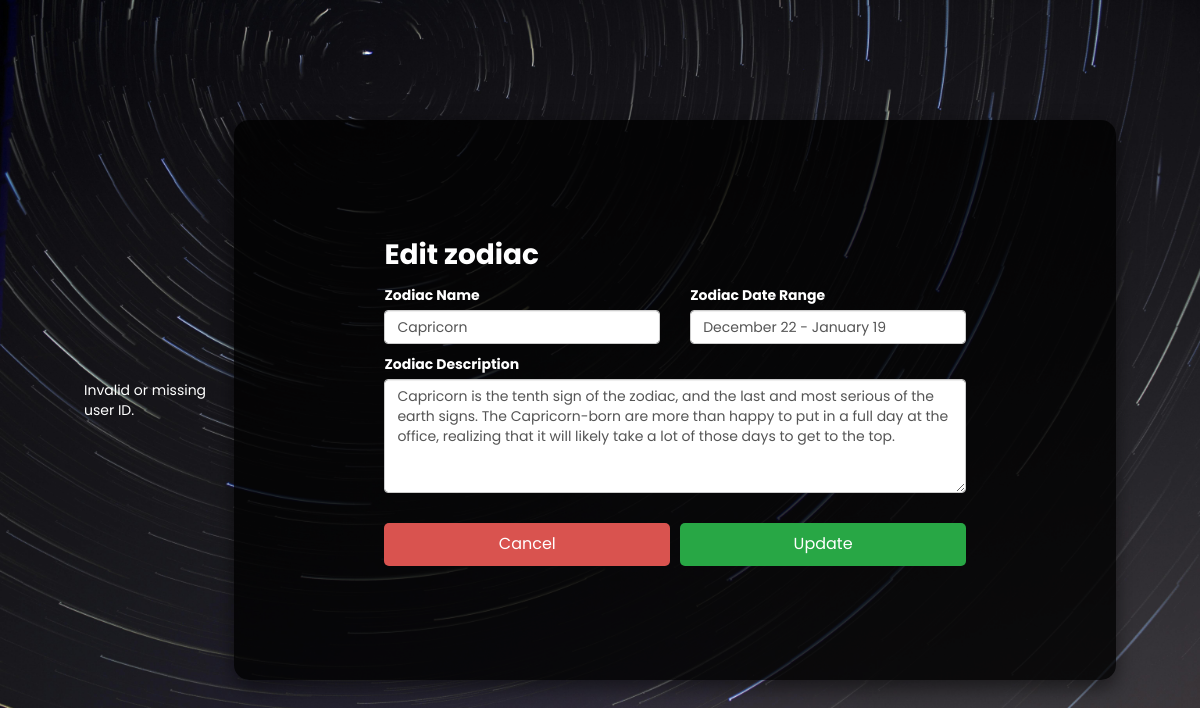
Page /admin/edit.php?id=11&table=zodiac on the committed database.
### tables this page shows
CREATE TABLE `zodiac_signs` (
  `id` int(2) NOT NULL AUTO_INCREMENT,
  `zodiac_name` varchar(255) NOT NULL,
  `zodiac_date_range` varchar(255) NOT NULL,
  `zodiac_desc` text,
  `created_at` timestamp(6) NOT NULL DEFAULT current_timestamp(6) ON UPDATE current_timestamp(6),
  PRIMARY KEY (`id`)
);

### admin/edit.php (the view, shortened to what this page needs)
<?php
include("../config/config.php");
$zodiac_name = $zodiac_date_range = $zodiac_desc = '';
$table = '';
if (isset($_GET['id']) && isset($_GET['table'])) {
    $id = htmlspecialchars($_GET['id']);
    $table = htmlspecialchars($_GET['table']);
} elseif (isset($_POST['id']) && isset($_POST['table'])) {
    $id = htmlspecialchars($_POST['id']);
    $table = htmlspecialchars($_POST['table']);
} else {
    echo 'Error passing information.';
    exit;
}
if ($table == 'zodiac') {
    $result = mysqli_query($conn, "SELECT * FROM zodiac_signs WHERE id=$id");
    while ($user_data = mysqli_fetch_array($result)) {
        $zodiac_name = $user_data['zodiac_name'];
        $zodiac_date_range = $user_data['zodiac_date_range'];
        $zodiac_desc = $user_data['zodiac_desc'];
    }
} else {
    echo 'Error passing information.';
    exit;
}
?>
<!DOCTYPE html>
<html lang="en">
<head>
    <link href="https://cdn.jsdelivr.net/npm/bootstrap@5.3.2/dist/css/bootstrap.min.css" rel="stylesheet">
    <link rel="stylesheet" href="https://maxcdn.bootstrapcdn.com/bootstrap/3.4.1/css/bootstrap.min.css">
    <link rel="stylesheet" href="../css/style.css">
</head>
<body class="registration-login-page">
    <div class="registration-container">
        <div class="edit-section">
            <h2 class="form-title">Edit <?php echo $table?></h2>
            <form method="post" action="<?php echo htmlspecialchars($_SERVER['PHP_SELF']); ?>" onsubmit="return confirmEditUser();">
                <?php
                    if ($table == 'zodiac') {
                        echo '<div class="row">
                            <div class="col-md-6 mb-3">
                                <label for="zodiac_name" class="form-label">Zodiac Name</label>
                                <input type="text" class="form-control" name="zodiac_name" id="zodiac_name" placeholder="Enter name of Zodiac Sign" value="'.htmlspecialchars($zodiac_name, ENT_QUOTES).'">
                            </div>
                            <div class="col-md-6 mb-3">
                                <label for="zodiac_date_range" class="form-label">Zodiac Date Range</label>
                                <input type="text" class="form-control" name="zodiac_date_range" id="zodiac_date_range" placeholder="Enter Date Range of Zodiac Sign" value="'.htmlspecialchars($zodiac_date_range, ENT_QUOTES).'">
                            </div>
                        </div>
                        <div class="row">
                            <div class="col-md-12 mb-3">
                                <label for="zodiac_desc" class="form-label">Zodiac Description</label>
                                <textarea id="zodiac_desc" name="zodiac_desc" rows="5" class="form-control" placeholder="Enter Zodiac Sign Description">'.htmlspecialchars($zodiac_desc, ENT_QUOTES).'</textarea>
                            </div>
                        </div>
                        <div class="button-container">
                            <a href="../admin/admin.php" class="logout-btn">Cancel</a>
                            <input type="submit" name="update" value="Update" class="add-user-btn">
                        </div>';
                    } else {
                        echo 'Something went wrong. Try again.';
                    }
                ?>
            </form>
        </div>
    </div>
</body>
</html>

### css/style.css (style rules this page uses)
body { margin: 0; font-family: sans-serif; color: black; opacity: 1; transition: opacity 0.5s ease-in-out; padding-left: 7%; padding-right: 7%; }
body.registration-login-page { background-image: url("/assets/backgrounds/pexels-rotating.jpg"); background-size: cover; background-position: center; background-repeat: no-repeat; font-family: "Poppins", serif; font-weight: 400; font-style: normal; min-height: 100vh; display: flex; justify-content: center; align-items: center; color: #ffffff; }
.registration-container { background: rgba(0, 0, 0, 0.8); border-radius: 15px; box-shadow: 0px 8px 20px rgba(0, 0, 0, 0.5); overflow: hidden; max-width: 900px; width: 100%; display: flex; }
.form-section, .edit-section { padding: 40px; width: 100%; color: #ffffff; }
.form-title { font-size: 28px; font-weight: bold; margin-bottom: 15px; }
input, select, textarea { background: #222222; color: #ffffff; border: 1px solid #444444; }
input::placeholder { color: #aaaaaa; }
a { color: #6a11cb; }
@media (min-width: 768px) { .edit-section { padding-left: 150px; padding-right: 150px; padding-top: 100px; padding-bottom: 100px; } }
.add-user-btn, .logout-btn { margin-top: 0; color: white; border: none; padding: 10px 20px; border-radius: 5px; font-size: 16px; cursor: pointer; margin-top: 20px; display: block; width: 100%; text-align: center; }
.add-user-btn { background-color: #28a745; }
.logout-btn { background-color: #d9534f; }
.button-container { display: flex; gap: 10px; justify-content: center; width: 100%; }
textarea { width: 100%; height: 300px; max-width: 100%; max-height: 450px; padding: 10px; font-size: 1em; border: 1px solid #ccc; border-radius: 4px; resize: both; }

### rows in the picture
zodiac_signs: zodiac_name "Capricorn", zodiac_date_range "December 22 - January 19", zodiac_desc "Capricorn is the tenth sign of the zodiac, and the last and most serious of the earth signs. The Capricorn-born are more than happy to put in a full day at the office, realizing that it will likely take a lot of those days to get to the top."

### other values in the picture
$table "zodiac"
